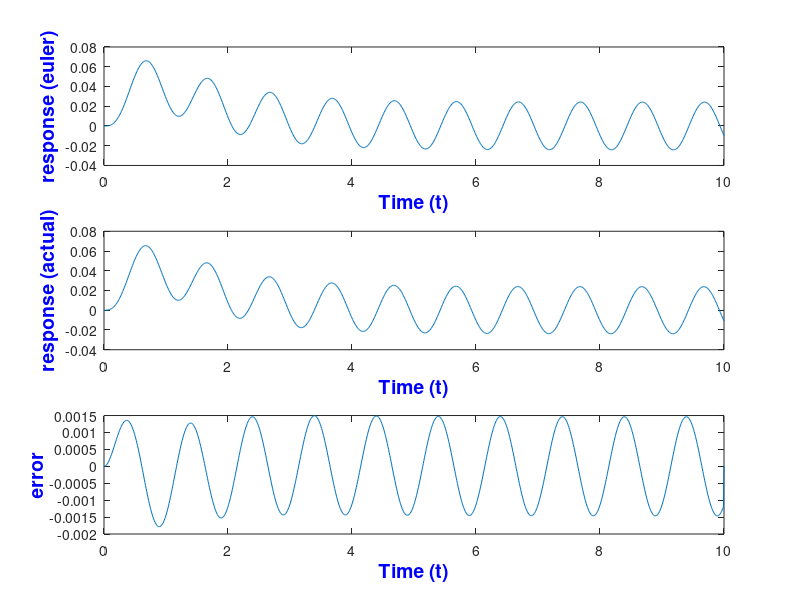

Recreate this plot in MATLAB.

dt=0.01
t=0:dt:10;

u=ones(1,length(t));
y=zeros(1,length(t));
yy=zeros(1,length(t));
yyy=zeros(1,length(t));
diff=zeros(1,length(t));
for i=1:(length(t)-1)
        yyy(i) = sin(2*pi*t(i)) - 3*yy(i) - 2*y(i);
        % yyy(i) = 1 - 3*yy(i) - 2*y(i);
        yy(i+1) = yyy(i)*dt + yy(i);
        y(i+1) = yy(i)*dt + y(i);
end

hold on
subplot(3,1,1);
plot(t,y);
xlabel('Time (t)', 'Fontsize',14,'FontWeight','bold', 'Color','b')
ylabel('response (euler)', 'FontSize', 14, 'FontWeight','bold', 'Color', 'b')

% y_a = 0.5 + 0.5 * exp(-2*t) - exp(-1*t)
y_a = (2*pi*exp(-1*t))/ ((4*pi*pi)+1) - (pi*exp(-2*t))/ ((2*pi*pi)+2) - (3*pi*cos(2*pi*t) - sin(2*pi*t) + 2 *pi*pi*sin(2*pi*t))/( (pi*pi +1)*(8*pi*pi+2));
subplot(3,1,2);
plot(t,y_a);


xlabel('Time (t)', 'Fontsize',14,'FontWeight','bold', 'Color','b')
ylabel('response (actual)', 'FontSize', 14, 'FontWeight','bold', 'Color', 'b')


for i=1:(length(t)-1)
        diff(i)=y_a(i) - y(i);
end
subplot(3,1,3);
plot(t, diff)
xlabel('Time (t)', 'Fontsize',14,'FontWeight','bold', 'Color','b')
ylabel('error', 'FontSize', 14, 'FontWeight','bold', 'Color', 'b')

